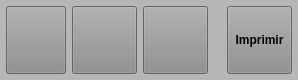
     <widget class="QWidget" name="widget_3" native="true">
      <property name="minimumSize">
       <size>
        <width>0</width>
        <height>80</height>
       </size>
      </property>
      <property name="maximumSize">
       <size>
        <width>16777215</width>
        <height>80</height>
       </size>
      </property>
      <property name="styleSheet">
       <string notr="true">background-color: rgb(182, 182, 182);</string>
      </property>
      <layout class="QHBoxLayout" name="horizontalLayout_3">
       <property name="leftMargin">
        <number>6</number>
       </property>
       <property name="topMargin">
        <number>6</number>
       </property>
       <property name="rightMargin">
        <number>6</number>
       </property>
       <property name="bottomMargin">
        <number>6</number>
       </property>
       <item>
        <widget class="QPushButton" name="btn_Novo">
         <property name="sizePolicy">
          <sizepolicy hsizetype="Preferred" vsizetype="Preferred">
           <horstretch>0</horstretch>
           <verstretch>0</verstretch>
          </sizepolicy>
         </property>
         <property name="minimumSize">
          <size>
           <width>60</width>
           <height>0</height>
          </size>
         </property>
         <property name="maximumSize">
          <size>
           <width>60</width>
           <height>16777215</height>
          </size>
         </property>
         <property name="font">
          <font>
           <pointsize>9</pointsize>
           <weight>75</weight>
           <bold>true</bold>
          </font>
         </property>
         <property name="cursor">
          <cursorShape>PointingHandCursor</cursorShape>
         </property>
         <property name="layoutDirection">
          <enum>Qt::LeftToRight</enum>
         </property>
         <property name="autoFillBackground">
          <bool>false</bool>
         </property>
         <property name="styleSheet">
          <string notr="true">background-color: rgb(141, 141, 141);</string>
         </property>
         <property name="text">
          <string/>
         </property>
         <property name="iconSize">
          <size>
           <width>60</width>
           <height>60</height>
          </size>
         </property>
         <property name="checkable">
          <bool>false</bool>
         </property>
         <property name="autoDefault">
          <bool>false</bool>
         </property>
         <property name="default">
          <bool>false</bool>
         </property>
         <property name="flat">
          <bool>false</bool>
         </property>
        </widget>
       </item>
       <item>
        <widget class="QPushButton" name="btn_Alterar">
         <property name="sizePolicy">
          <sizepolicy hsizetype="Preferred" vsizetype="Preferred">
           <horstretch>0</horstretch>
           <verstretch>0</verstretch>
          </sizepolicy>
         </property>
         <property name="minimumSize">
          <size>
           <width>65</width>
           <height>0</height>
          </size>
         </property>
         <property name="maximumSize">
          <size>
           <width>65</width>
           <height>16777215</height>
          </size>
         </property>
         <property name="font">
          <font>
           <pointsize>9</pointsize>
           <weight>75</weight>
           <bold>true</bold>
          </font>
         </property>
         <property name="cursor">
          <cursorShape>PointingHandCursor</cursorShape>
         </property>
         <property name="layoutDirection">
          <enum>Qt::LeftToRight</enum>
         </property>
         <property name="autoFillBackground">
          <bool>false</bool>
         </property>
         <property name="styleSheet">
          <string notr="true">background-color: rgb(141, 141, 141);</string>
         </property>
         <property name="text">
          <string/>
         </property>
         <property name="iconSize">
          <size>
           <width>60</width>
           <height>60</height>
          </size>
         </property>
         <property name="checkable">
          <bool>false</bool>
         </property>
         <property name="autoDefault">
          <bool>false</bool>
         </property>
         <property name="default">
          <bool>false</bool>
         </property>
         <property name="flat">
          <bool>false</bool>
         </property>
        </widget>
       </item>
       <item>
        <widget class="QPushButton" name="btn_Excluir">
         <property name="sizePolicy">
          <sizepolicy hsizetype="Preferred" vsizetype="Preferred">
           <horstretch>0</horstretch>
           <verstretch>0</verstretch>
          </sizepolicy>
         </property>
         <property name="minimumSize">
          <size>
           <width>65</width>
           <height>0</height>
          </size>
         </property>
         <property name="maximumSize">
          <size>
           <width>65</width>
           <height>16777215</height>
          </size>
         </property>
         <property name="font">
          <font>
           <pointsize>9</pointsize>
           <weight>75</weight>
           <bold>true</bold>
          </font>
         </property>
         <property name="cursor">
          <cursorShape>PointingHandCursor</cursorShape>
         </property>
         <property name="layoutDirection">
          <enum>Qt::LeftToRight</enum>
         </property>
         <property name="autoFillBackground">
          <bool>false</bool>
         </property>
         <property name="styleSheet">
          <string notr="true">background-color: rgb(141, 141, 141);</string>
         </property>
         <property name="text">
          <string/>
         </property>
         <property name="iconSize">
          <size>
           <width>60</width>
           <height>60</height>
          </size>
         </property>
         <property name="checkable">
          <bool>false</bool>
         </property>
         <property name="autoDefault">
          <bool>false</bool>
         </property>
         <property name="default">
          <bool>false</bool>
         </property>
         <property name="flat">
          <bool>false</bool>
         </property>
        </widget>
       </item>
       <item>
        <widget class="QLabel" name="label_2">
         <property name="text">
          <string/>
         </property>
        </widget>
       </item>
       <item>
        <widget class="QPushButton" name="btn_Imprimir">
         <property name="sizePolicy">
          <sizepolicy hsizetype="Preferred" vsizetype="Preferred">
           <horstretch>0</horstretch>
           <verstretch>0</verstretch>
          </sizepolicy>
         </property>
         <property name="minimumSize">
          <size>
           <width>65</width>
           <height>0</height>
          </size>
         </property>
         <property name="maximumSize">
          <size>
           <width>65</width>
           <height>16777215</height>
          </size>
         </property>
         <property name="font">
          <font>
           <pointsize>9</pointsize>
           <weight>75</weight>
           <bold>true</bold>
          </font>
         </property>
         <property name="cursor">
          <cursorShape>PointingHandCursor</cursorShape>
         </property>
         <property name="layoutDirection">
          <enum>Qt::LeftToRight</enum>
         </property>
         <property name="autoFillBackground">
          <bool>false</bool>
         </property>
         <property name="styleSheet">
          <string notr="true">background-color: rgb(141, 141, 141);</string>
         </property>
         <property name="text">
          <string>Imprimir</string>
         </property>
         <property name="checkable">
          <bool>false</bool>
         </property>
         <property name="autoDefault">
          <bool>false</bool>
         </property>
         <property name="default">
          <bool>false</bool>
         </property>
         <property name="flat">
          <bool>false</bool>
         </property>
        </widget>
       </item>
      </layout>
     </widget>
